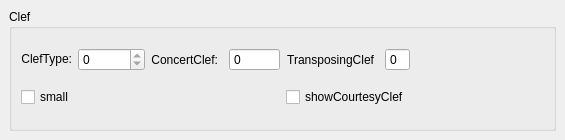
<?xml version="1.0" encoding="UTF-8"?>
<ui version="4.0">
 <class>Clef</class>
 <widget class="QWidget" name="Clef">
  <property name="geometry">
   <rect>
    <x>0</x>
    <y>0</y>
    <width>565</width>
    <height>140</height>
   </rect>
  </property>
  <property name="windowTitle">
   <string>Form</string>
  </property>
  <layout class="QVBoxLayout">
   <property name="spacing">
    <number>6</number>
   </property>
   <property name="margin">
    <number>9</number>
   </property>
   <item>
    <widget class="QGroupBox" name="groupBox">
     <property name="toolTip">
      <string notr="true"/>
     </property>
     <property name="title">
      <string notr="true">Clef</string>
     </property>
     <property name="flat">
      <bool>false</bool>
     </property>
     <layout class="QVBoxLayout" name="verticalLayout">
      <item>
       <layout class="QHBoxLayout">
        <property name="spacing">
         <number>6</number>
        </property>
        <property name="margin">
         <number>0</number>
        </property>
        <item>
         <widget class="QLabel" name="label">
          <property name="sizePolicy">
           <sizepolicy hsizetype="Preferred" vsizetype="Fixed">
            <horstretch>0</horstretch>
            <verstretch>0</verstretch>
           </sizepolicy>
          </property>
          <property name="toolTip">
           <string notr="true"/>
          </property>
          <property name="text">
           <string notr="true">ClefType:</string>
          </property>
          <property name="textFormat">
           <enum>Qt::PlainText</enum>
          </property>
          <property name="alignment">
           <set>Qt::AlignRight</set>
          </property>
          <property name="margin">
           <number>5</number>
          </property>
         </widget>
        </item>
        <item>
         <widget class="QSpinBox" name="clefType">
          <property name="readOnly">
           <bool>true</bool>
          </property>
          <property name="buttonSymbols">
           <enum>QAbstractSpinBox::UpDownArrows</enum>
          </property>
          <property name="maximum">
           <number>999999</number>
          </property>
         </widget>
        </item>
        <item>
         <widget class="QLabel" name="label_2">
          <property name="toolTip">
           <string notr="true"/>
          </property>
          <property name="text">
           <string notr="true">ConcertClef:</string>
          </property>
          <property name="textFormat">
           <enum>Qt::PlainText</enum>
          </property>
          <property name="alignment">
           <set>Qt::AlignRight|Qt::AlignTrailing|Qt::AlignVCenter</set>
          </property>
          <property name="indent">
           <number>5</number>
          </property>
         </widget>
        </item>
        <item>
         <widget class="QSpinBox" name="concertClef">
          <property name="readOnly">
           <bool>true</bool>
          </property>
          <property name="buttonSymbols">
           <enum>QAbstractSpinBox::NoButtons</enum>
          </property>
          <property name="maximum">
           <number>999999</number>
          </property>
         </widget>
        </item>
        <item>
         <widget class="QLabel" name="label_3">
          <property name="toolTip">
           <string notr="true"/>
          </property>
          <property name="text">
           <string>TransposingClef</string>
          </property>
          <property name="alignment">
           <set>Qt::AlignRight|Qt::AlignTrailing|Qt::AlignVCenter</set>
          </property>
          <property name="indent">
           <number>5</number>
          </property>
         </widget>
        </item>
        <item>
         <widget class="QSpinBox" name="transposingClef">
          <property name="readOnly">
           <bool>true</bool>
          </property>
          <property name="buttonSymbols">
           <enum>QAbstractSpinBox::NoButtons</enum>
          </property>
         </widget>
        </item>
        <item>
         <spacer>
          <property name="orientation">
           <enum>Qt::Horizontal</enum>
          </property>
          <property name="sizeHint" stdset="0">
           <size>
            <width>40</width>
            <height>20</height>
           </size>
          </property>
         </spacer>
        </item>
       </layout>
      </item>
      <item>
       <layout class="QHBoxLayout" name="horizontalLayout">
        <item>
         <widget class="QCheckBox" name="small">
          <property name="text">
           <string>small</string>
          </property>
         </widget>
        </item>
        <item>
         <widget class="QCheckBox" name="showCourtesyClef">
          <property name="text">
           <string>showCourtesyClef</string>
          </property>
         </widget>
        </item>
       </layout>
      </item>
     </layout>
    </widget>
   </item>
  </layout>
 </widget>
 <resources/>
 <connections/>
</ui>
